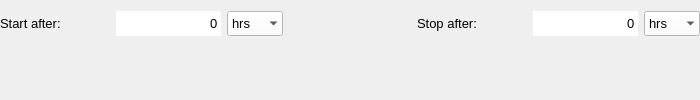
    <widget class="QWidget" name="widget_radar" native="true">
     <property name="sizePolicy">
      <sizepolicy hsizetype="Expanding" vsizetype="Expanding">
       <horstretch>0</horstretch>
       <verstretch>0</verstretch>
      </sizepolicy>
     </property>
     <property name="minimumSize">
      <size>
       <width>700</width>
       <height>0</height>
      </size>
     </property>
     <property name="maximumSize">
      <size>
       <width>16777215</width>
       <height>16777215</height>
      </size>
     </property>
     <property name="font">
      <font>
       <family>Segoe UI</family>
       <pointsize>8</pointsize>
      </font>
     </property>
     <layout class="QGridLayout" name="gridLayout_6">
      <property name="leftMargin">
       <number>0</number>
      </property>
      <property name="rightMargin">
       <number>0</number>
      </property>
      <item row="1" column="2">
       <widget class="QComboBox" name="start_after_radar_u">
        <property name="sizePolicy">
         <sizepolicy hsizetype="Minimum" vsizetype="Preferred">
          <horstretch>0</horstretch>
          <verstretch>0</verstretch>
         </sizepolicy>
        </property>
        <property name="minimumSize">
         <size>
          <width>55</width>
          <height>25</height>
         </size>
        </property>
        <property name="maximumSize">
         <size>
          <width>16777215</width>
          <height>16777215</height>
         </size>
        </property>
        <property name="font">
         <font>
          <family>Segoe UI</family>
          <pointsize>10</pointsize>
         </font>
        </property>
        <property name="styleSheet">
         <string notr="true">QComboBox {background-color:white; selection-background-color: lightgray;}</string>
        </property>
        <property name="frame">
         <bool>false</bool>
        </property>
        <item>
         <property name="text">
          <string>hrs</string>
         </property>
        </item>
        <item>
         <property name="text">
          <string>mins</string>
         </property>
        </item>
        <item>
         <property name="text">
          <string>s</string>
         </property>
        </item>
       </widget>
      </item>
      <item row="1" column="6">
       <widget class="QComboBox" name="stop_after_radar_u">
        <property name="sizePolicy">
         <sizepolicy hsizetype="Minimum" vsizetype="Preferred">
          <horstretch>0</horstretch>
          <verstretch>0</verstretch>
         </sizepolicy>
        </property>
        <property name="minimumSize">
         <size>
          <width>55</width>
          <height>25</height>
         </size>
        </property>
        <property name="maximumSize">
         <size>
          <width>16777215</width>
          <height>16777215</height>
         </size>
        </property>
        <property name="font">
         <font>
          <family>Segoe UI</family>
          <pointsize>10</pointsize>
         </font>
        </property>
        <property name="styleSheet">
         <string notr="true">QComboBox {background-color:white; selection-background-color: lightgray;}</string>
        </property>
        <property name="frame">
         <bool>false</bool>
        </property>
        <item>
         <property name="text">
          <string>hrs</string>
         </property>
        </item>
        <item>
         <property name="text">
          <string>mins</string>
         </property>
        </item>
        <item>
         <property name="text">
          <string>s</string>
         </property>
        </item>
       </widget>
      </item>
      <item row="1" column="5">
       <widget class="QSpinBox" name="sp_stop_after_radar">
        <property name="sizePolicy">
         <sizepolicy hsizetype="Minimum" vsizetype="Preferred">
          <horstretch>0</horstretch>
          <verstretch>0</verstretch>
         </sizepolicy>
        </property>
        <property name="minimumSize">
         <size>
          <width>105</width>
          <height>25</height>
         </size>
        </property>
        <property name="maximumSize">
         <size>
          <width>16777215</width>
          <height>16777215</height>
         </size>
        </property>
        <property name="font">
         <font>
          <family>Segoe UI</family>
          <pointsize>10</pointsize>
         </font>
        </property>
        <property name="styleSheet">
         <string notr="true">QSpinBox {background-color: white;}</string>
        </property>
        <property name="frame">
         <bool>false</bool>
        </property>
        <property name="alignment">
         <set>Qt::AlignRight|Qt::AlignTrailing|Qt::AlignVCenter</set>
        </property>
        <property name="buttonSymbols">
         <enum>QAbstractSpinBox::NoButtons</enum>
        </property>
        <property name="maximum">
         <number>999999999</number>
        </property>
       </widget>
      </item>
      <item row="1" column="0">
       <widget class="QLabel" name="label_16">
        <property name="minimumSize">
         <size>
          <width>110</width>
          <height>20</height>
         </size>
        </property>
        <property name="maximumSize">
         <size>
          <width>16777215</width>
          <height>16777215</height>
         </size>
        </property>
        <property name="font">
         <font>
          <family>Segoe UI</family>
          <pointsize>10</pointsize>
         </font>
        </property>
        <property name="text">
         <string>Start after:</string>
        </property>
       </widget>
      </item>
      <item row="1" column="4">
       <widget class="QLabel" name="label_15">
        <property name="minimumSize">
         <size>
          <width>110</width>
          <height>20</height>
         </size>
        </property>
        <property name="maximumSize">
         <size>
          <width>16777215</width>
          <height>16777215</height>
         </size>
        </property>
        <property name="font">
         <font>
          <family>Segoe UI</family>
          <pointsize>10</pointsize>
         </font>
        </property>
        <property name="text">
         <string>Stop after:</string>
        </property>
       </widget>
      </item>
      <item row="1" column="1">
       <widget class="QSpinBox" name="sp_start_after_radar">
        <property name="sizePolicy">
         <sizepolicy hsizetype="Minimum" vsizetype="Preferred">
          <horstretch>0</horstretch>
          <verstretch>0</verstretch>
         </sizepolicy>
        </property>
        <property name="minimumSize">
         <size>
          <width>105</width>
          <height>25</height>
         </size>
        </property>
        <property name="maximumSize">
         <size>
          <width>16777215</width>
          <height>16777215</height>
         </size>
        </property>
        <property name="font">
         <font>
          <family>Segoe UI</family>
          <pointsize>10</pointsize>
         </font>
        </property>
        <property name="styleSheet">
         <string notr="true">QSpinBox {background-color: white;}</string>
        </property>
        <property name="frame">
         <bool>false</bool>
        </property>
        <property name="alignment">
         <set>Qt::AlignRight|Qt::AlignTrailing|Qt::AlignVCenter</set>
        </property>
        <property name="buttonSymbols">
         <enum>QAbstractSpinBox::NoButtons</enum>
        </property>
        <property name="maximum">
         <number>999999999</number>
        </property>
       </widget>
      </item>
      <item row="1" column="3">
       <spacer name="horizontalSpacer_6">
        <property name="orientation">
         <enum>Qt::Horizontal</enum>
        </property>
        <property name="sizeHint" stdset="0">
         <size>
          <width>40</width>
          <height>20</height>
         </size>
        </property>
       </spacer>
      </item>
      <item row="2" column="1">
       <spacer name="verticalSpacer_4">
        <property name="orientation">
         <enum>Qt::Vertical</enum>
        </property>
        <property name="sizeHint" stdset="0">
         <size>
          <width>20</width>
          <height>40</height>
         </size>
        </property>
       </spacer>
      </item>
     </layout>
    </widget>
